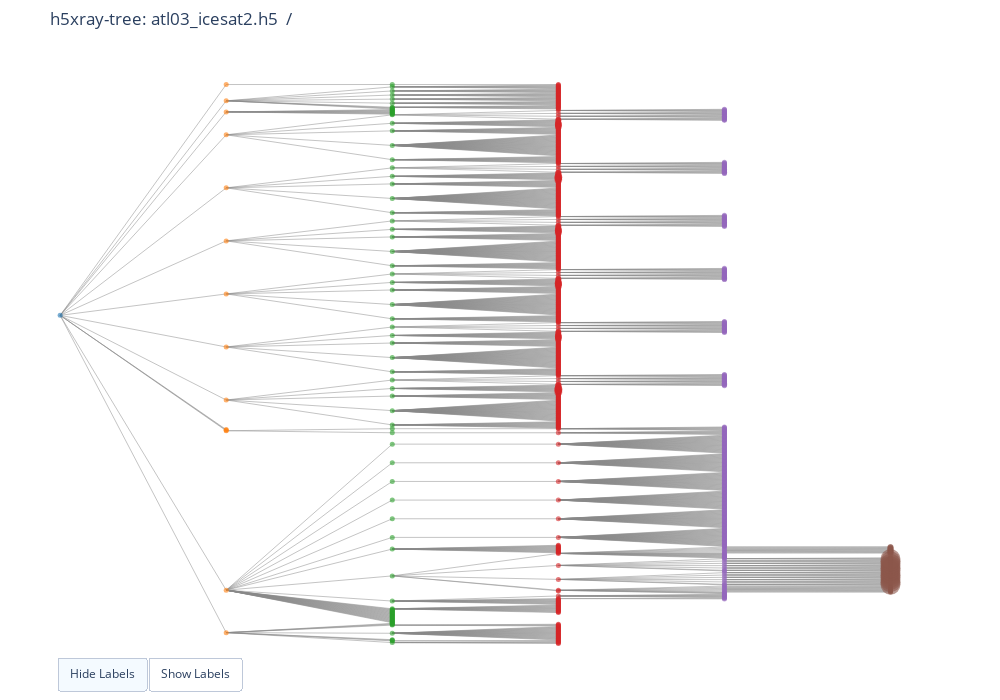

The notebook cell this image was saved under:
### Markdown cell above
Let's start by visualizing the full HDF5 file structure as an interactive tree plot using Plotly and igraph. Data nodes are shown larger than group nodes, with size determined by total bytes. Hover over a node to see metadata extracted from the HDF5 file, like data description, size, and attributes.

### Code cell
input_file = "data/atl03_icesat2.h5"
tree1 = interactive.H5Tree(input_file)
ft = tree1.explore(figsize=(1000, 700))

### Figure 1 — Plotly figure (JSON) as saved in the notebook; plotly's stock layout.template omitted (floating-point values rounded to 4 significant figures; data arrays with more than 128 entries replaced by an {"elided": "..."} marker saying what was removed)
{"data": [{"hoverinfo": "none", "line": {"color": "#888", "width": 0.5}, "mode": "lines", "type": "scatter", "x": {"elided": "3471 int values"}, "y": {"elided": "3471 float values"}}, {"hoverinfo": "text", "hoverlabel": {"align": "left"}, "hovertext": {"elided": "1158 str values"}, "marker": {"color": {"elided": "1158 str values"}, "line": {"width": 0}, "opacity": 0.6, "showscale": false, "size": {"elided": "1158 float values"}}, "mode": "markers", "text": {"elided": "1158 str values"}, "textfont": {"color": "black"}, "type": "scatter", "x": {"elided": "1158 int values"}, "y": {"elided": "1158 float values"}}], "layout": {"height": 700, "hovermode": "closest", "margin": {"b": 10, "l": 10, "r": 50, "t": 50}, "paper_bgcolor": "white", "plot_bgcolor": "white", "showlegend": false, "title": {"text": "h5xray-tree: atl03_icesat2.h5 \n/"}, "updatemenus": [{"buttons": [{"args": [{"mode": "markers"}, [1]], "label": "Hide Labels", "method": "restyle"}, {"args": [{"mode": "markers+text"}, [1]], "label": "Show Labels", "method": "restyle"}], "direction": "left", "pad": {"r": 10, "t": 10}, "showactive": true, "type": "buttons", "x": 0.05, "xanchor": "left", "y": 0.05, "yanchor": "top"}], "width": 1000, "xaxis": {"showgrid": false, "showticklabels": false, "zeroline": false}, "yaxis": {"showgrid": false, "showticklabels": false, "zeroline": false}}}
